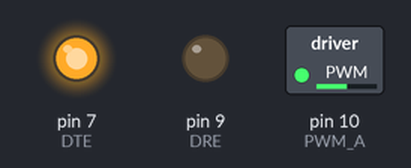
Bench run of a sketch on a simulated Arduino Uno, built with avr-gcc and run on an emulated ATmega328P. Shown: switched loads named in the sketch (green lamp = pin HIGH), output pins drawn as LEDs (lit = HIGH). Pins used as bus, display or sensor lines are not drawn.

Above: at 0.1 s.
Timing chart, 0 to 1.6 s (numbered marks = the images above):
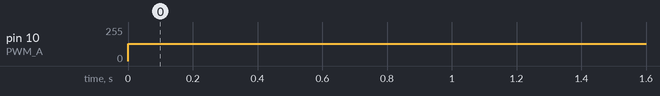

The sketch:

arm_pid_slave.ino
```cpp
//This is a general PID controller for the arm
#include <ArduinoHardware.h>
#include <SPI.h>
#include <PID_v1.h>

int PWM_A = 10;
int RESET_AB = 8;
int DTE = 7;
int DRE = 9;

// Setup for PID
//motor controller
double input;
double setpoint;
double output;

//Bounds on motor
double top = 180;
double bottom = 0;

PID controller(&input, &output, &setpoint, 1, 0, 0, DIRECT);

void setup()
{
  //For communicating with master
  Serial.begin(9600);
  Serial.setTimeout(50);
  while (!Serial){}

  //Set to zero
  setpoint = 0;

  // Setup for motor output (AB)
  pinMode(RESET_AB, OUTPUT);
  pinMode(PWM_A, OUTPUT);
  digitalWrite(RESET_AB, HIGH);

  // Setup for encoder input (AB)
  pinMode(DRE, OUTPUT);
  pinMode(DTE, OUTPUT);
  digitalWrite(DRE, LOW);
  digitalWrite(DTE, HIGH);

  SPI.begin();
  SPI.setClockDivider(SPI_CLOCK_DIV8);
  SPI.setBitOrder(MSBFIRST);
  SPI.setDataMode(SPI_MODE2);

  // Setup for PID
  input = readEncoderAB();
  controller.SetMode(AUTOMATIC);
  controller.SetOutputLimits(-100, 100);
}

void loop()
{
  //Listen until message is passed
  if (Serial.available())
  {
    //Check a message
    if(Serial.read()==167)
    {
      //Once message is started, read in all bytes
      char message[6];
      message[0] = Serial.read();
      message[1] = Serial.read();
      message[2] = Serial.read();
      message[3] = Serial.read();
      message[4] = Serial.read();
      message[5] = Serial.read();

      //Check if address is for motor
      if (message[0] == 12)
      {
        //Switch for the functions
        switch(message[1])
        {
         case  5: //set angle function
           int result = 0;
           for (int n = 0; n < 4 ;n++)
           {
             result = (result << 8) + message[2+n];
           }
           //bound check
           double angle = 10*(double)result;
           //final bound check
           if (angle <= top && angle >= bottom)
           {
             setpoint = angle;
           }
           break;
        }
        //Perform some calculation to calculate angle from the message
        //Check bounds
      }
    }
  }
  //Arm Specific
  //Test - try to see if angle is correct
  input = readEncoderAB();
  //PID compututations
  controller.Compute();
  //Serial.println(output, 3);
  setSpeedAB(output);
  delay(10);
}

void setSpeedAB(int spd) // Sets speed from -100 (full speed reverse) to 100 (full speed forward). 0 stops the motor.
{
  //  16000000 / (1 * 200 * 2 ) = 40 KHz
  int duty_cycle = 2 * floor((99 * spd) / 201 + 50);  // Scaling from [-100, 100] to [1, 99] (i.e. converts speed to duty cycle)
  TCCR1A = _BV (WGM10) | _BV (WGM11) | _BV (COM1B1);  // Phase Correct
  TCCR1B = _BV (WGM13) | _BV (CS10);                  // Phase Correct / Prescale 1
  OCR1A = 200;                                        // Sets Top to correspond to frequency
  OCR1B = duty_cycle;                                 // Sets duty cycle (duty cycle = 0CR1B/OCR1A)
}

float readEncoderAB() // Returns encoder position in degrees.
{
  byte dA = SPI.transfer(0x00);
  byte dB = SPI.transfer(0x00);
  int x= ((dA & 0x7F)<<6) | (dB>>2);
  float ax = x*359.956/8191.000;
  return ax;
}
```

Measured:
- by itself, pin 10 (PWM_A): 0/255 → 128/255 at 0.00 s
